Frame 1 (no input): blank canvas, image omitted
Frame 60 (no input): blank canvas, image omitted
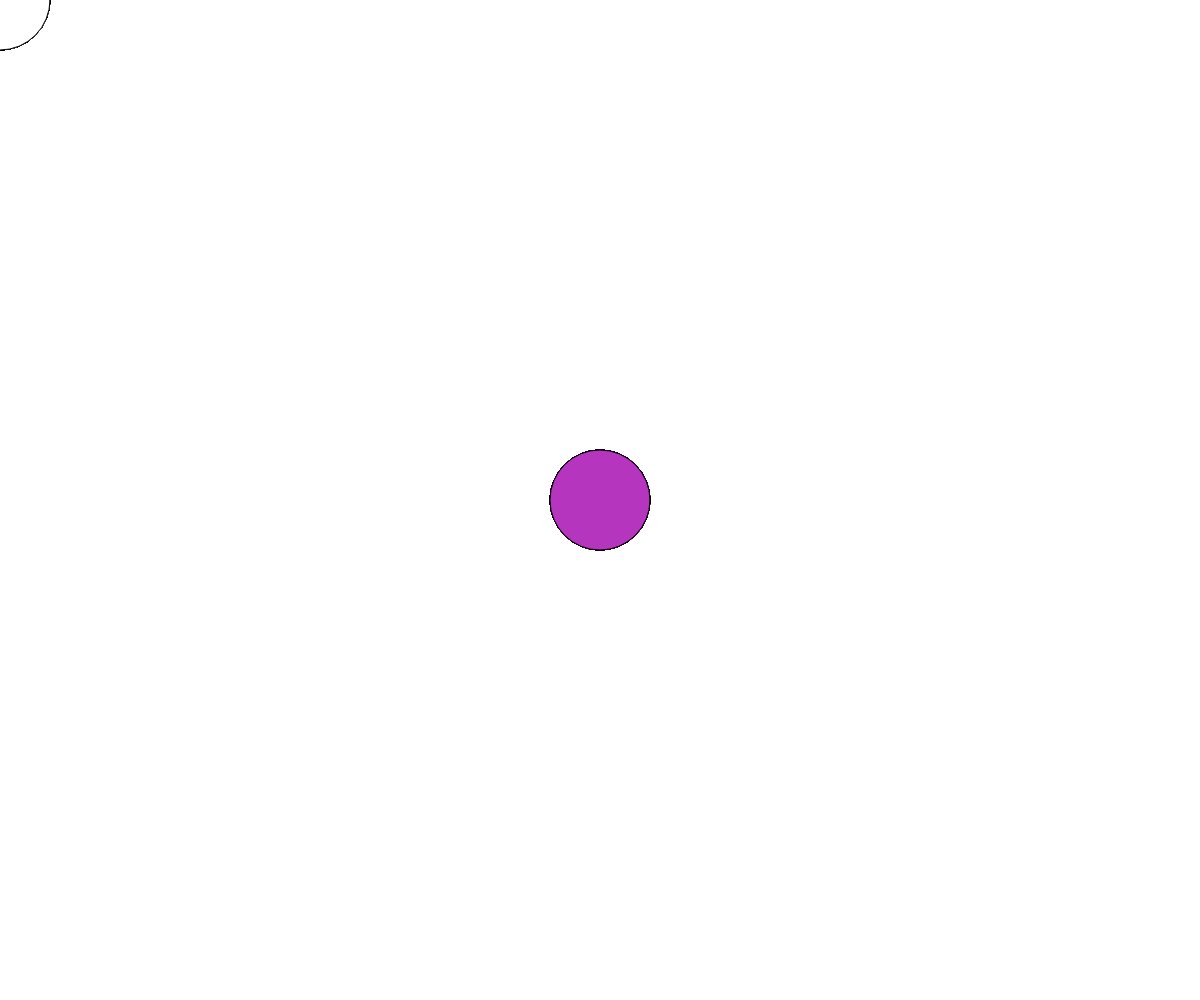
Frame 120 (the mouse pressed at the canvas centre since frame 60)

The p5.js sketch whose frames 1 and 60 were blank and that drew this single picture after the mouse press (run headless with seeded random() and noise() and a simulated clock; from frame 60 on, the mouse is pressed at the canvas centre):

// p5.js sketch
// ── sketch.js
let myColor;
function setup() {
  createCanvas(windowWidth, windowHeight);
  myColor=color(255)
}

function draw() {
  fill(myColor);
  ellipse(mouseX,mouseY,100);
}

function windowResized() {
  resizeCanvas(windowWidth, windowHeight);
}

function mousePressed() {
  myColor=color(random(255),random(255),random(255))
}
